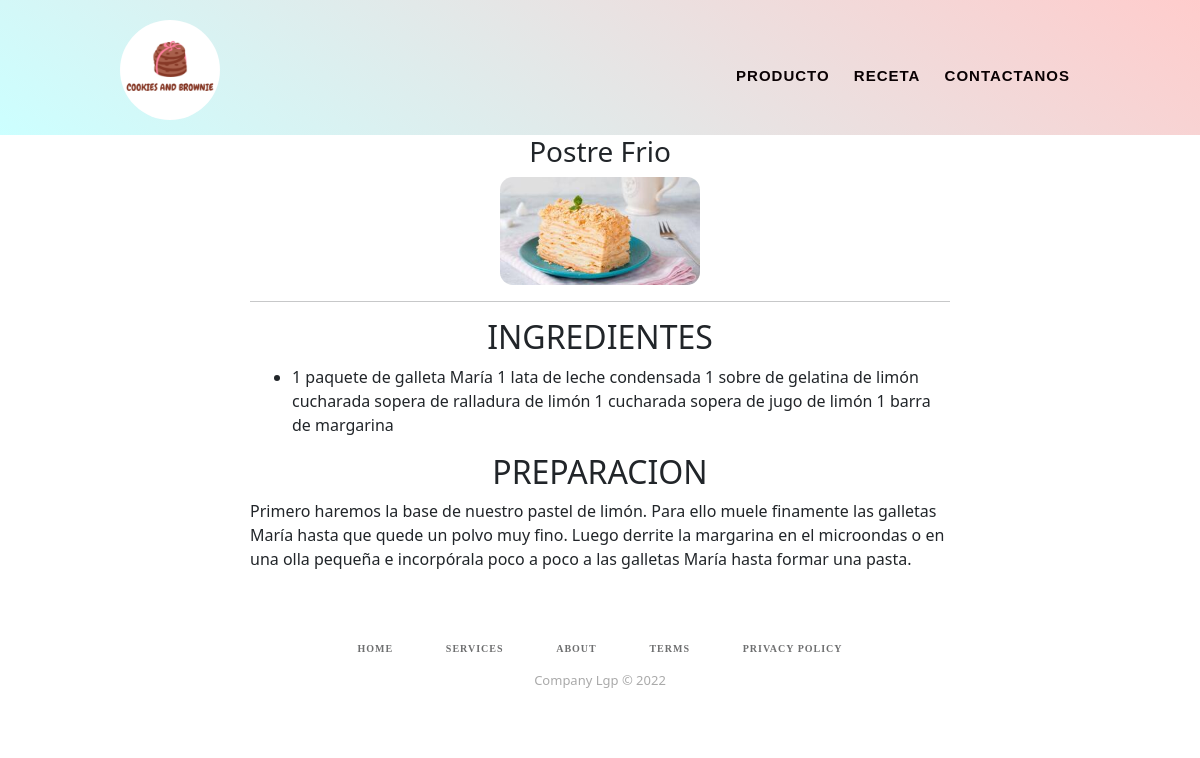
The app's page /frmdetalle.php?id=10 with its own data.
### tables this page shows
CREATE TABLE `recetas` (
  `id` int(11) NOT NULL,
  `nombre` varchar(255) NOT NULL,
  `ingredientes` text NOT NULL,
  `descripcion` text NOT NULL,
  `imagen` varchar(50) NOT NULL
);

### frmdetalle.php (the view, shortened to what this page needs)
<?php
	include_once 'config/conexion.php';
    ?>
<!DOCTYPE html>
<html lang="en">
<head>
    <link rel="stylesheet" href="assets/css/estilo.css">
    <link href="assets/css/estilos.css" rel="stylesheet" />
    <link href="assets/css/styles.css" rel="stylesheet" />
</head>
<header>
    <div class="ancho">
        <a href="./index.php"><img src="assets/logo.ico" id="logo" ></a>
    </div>
    <nav>
    </nav>
    <div class="menu">
        <nav>
            <ul>
                <li><a href="./frmproducto.php">Producto</a></li>
                <li><a href="./frmReceta.php">Receta</a></li>
                <li><a href="./frmcontactanos.php">Contactanos</a></li>
            </ul>
        </nav>
    </div>
</header>
<body>
    <div id = "contenedor" style="margin-left: 250px;margin-right: 250px;">
    <section>
    <?php
     $re=mysqli_query($conexion,"SELECT * FROM recetas where id=".$_GET['id'])or die(mysqli_error($conexion));
     while ($f=mysqli_fetch_array($re)) {
        ?>
        <center>
        <h3><?php echo $f['nombre']; ?></h3>
        <img src="./assets/imagenes/<?php echo $f['imagen']; ?>" width="200px" style ="vertical-align: middle; border-radius: 13px;">
        <hr>
        <div>
            <h2>INGREDIENTES</h2>
        </div>
        <div>
            <ul>
                <li style="margin-left: 10px;text-align: initial;"><?php echo $f['ingredientes']; ?></li>
            </ul>
        </div>
        <div>
            <h2>PREPARACION</h2>
        </div>
        <article style="text-align: initial;">
            <td><?php echo $f['descripcion']; ?></td></article>
        </div>
        <?php
    }
        ?>
         <div class="footer-basic">
            <footer>
                <center>
                <nav>
                <ul class="list-inline">
                    <li class="list-inline-item"><a href="#">Home</a></li>
                    <li class="list-inline-item"><a href="#">Services</a></li>
                    <li class="list-inline-item"><a href="#">About</a></li>
                    <li class="list-inline-item"><a href="#">Terms</a></li>
                    <li class="list-inline-item"><a href="#">Privacy Policy</a></li>
                </ul>
            </nav>
        </center>
                <p class="copyright">Company Lgp © 2022</p>
            </div>
</body>
</html>

### assets/css/estilo.css (style rules this page uses)
body { margin: 0; overflow-x:hidden; }
header { width: 100%; height: 135px; background: linear-gradient( 35deg, #ccffff, #ffcccc ) }
#logo { position:absolute; width: 100px; height: 100px; border-radius: 80px; top: 20px; }
.ancho { width: 80%; height: 5px; margin: auto; }
nav { width: 90%; height:30px; text-align: right; padding-top: 20px; }
nav ul li { display: inline; }
nav ul li a { display: inline-block; color:rgb(97, 107, 106); font-size: 10px; text-decoration: none; text-transform: uppercase; font-weight: bold; letter-spacing: 1px; padding:10px 10px; font-family: 'Akaya Telivigala'; }
.menu nav ul li a { color: rgb(10, 1, 3); font-size: 15px; text-decoration:none; text-transform: uppercase; font-weight:bolder; letter-spacing: 1px; font-family: 'Alegreya Sans SC', sans-serif; }
.footer-basic { padding:40px 0; background-color:#ffffff; color:#4b4c4d; }
.footer-basic ul { padding:0; list-style:none; text-align:center; font-size:18px; line-height:1.6; margin-bottom:0; }
.footer-basic li { padding:0 10px; }
.footer-basic ul a { color:inherit; text-decoration:none; opacity:0.8; }
.footer-basic .copyright { margin-top:30px; text-align:center; font-size:13px; color:#aaa; margin-bottom:0; }

### records on screen
recetas: nombre "Postre Frio", imagen (picture), ingredientes "1 paquete de galleta María 1 lata de leche condensada 1 sobre de gelatina de limón cucharada sopera de ralladura de limón 1 cucharada sopera de jugo de limón 1 barra de margarina", descripcion "Primero haremos la base de nuestro pastel de limón. Para ello muele finamente las galletas María hasta que quede un polvo muy fino. Luego derrite la margarina en el microondas o en una olla pequeña e incorpórala poco a poco a las galletas María hasta formar una pasta."
